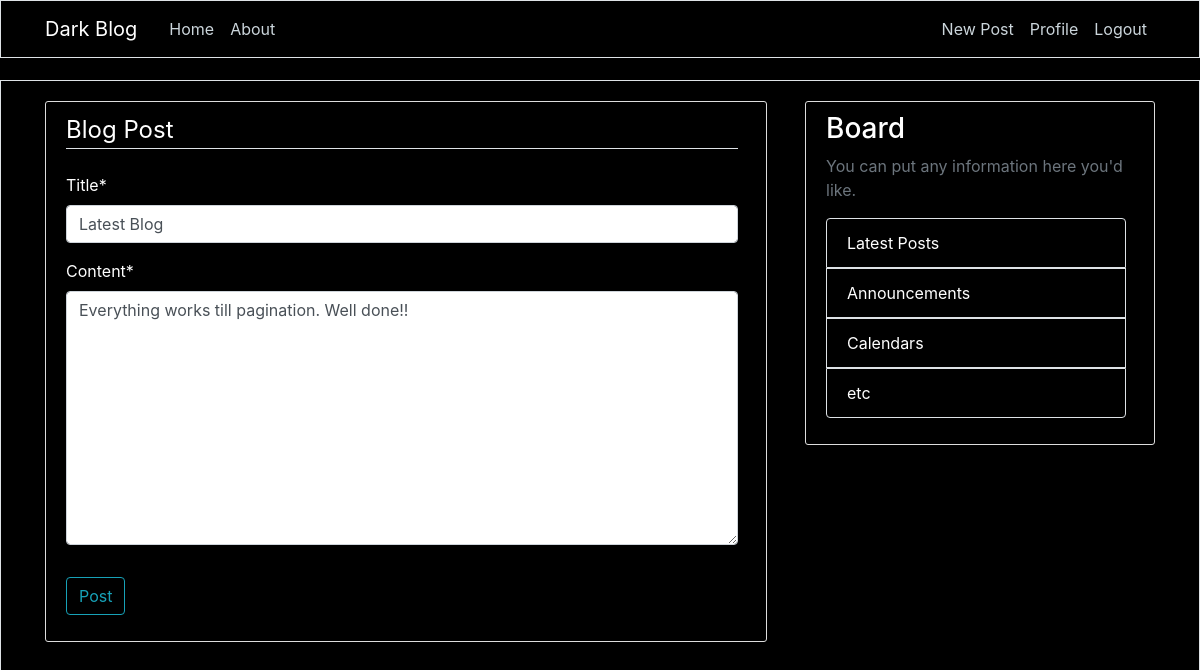
/post/29/update/ (signed in), run on the app's committed database.
### blog/models.py (models this page shows, shortened)
class Post(models.Model):
    title=models.CharField(max_length=100)
    content = models.TextField()
    date_posted = models.DateTimeField(default=timezone.now)
    author = models.ForeignKey(User, on_delete=models.CASCADE)

### blog/views.py (the view, shortened to what this page needs)
# urls.py: path('post/<int:pk>/update/', PostUpdateView.as_view(), name='post-update'),
class PostUpdateView(LoginRequiredMixin, UserPassesTestMixin, UpdateView):
    model = Post
    fields = ['title', 'content']
    def test_func(self):
        post = self.get_object()
        if self.request.user == post.author:
            return True
        return False

### blog/templates/blog/post_form.html (shortened to what this page needs)
{% extends "blog/base.html"%}
{% load crispy_forms_tags %}
{% block content %}
    <div class = "content-section mr-2">
        <form method = "POST">
            <fieldset class = "form-group mr-2">
                <legend class = "border-bottom mb-4">Blog Post</legend>
                {{ form|crispy }}
            </fieldset>
            <div class="form-group  text-muted-black">
                <button class="btn btn-outline-info" type="submit">Post</button>
            </div>
        </form>
    </div>
{% endblock content %}

### blog/static/blog/main.css (style rules this page uses)
body { background: black; color: #333333; margin-top: 5rem; }
.content-section { background: black; padding: 10px 20px; border: 1px solid #dddddd; border-radius: 3px; margin-bottom: 20px; }
.mr-2 { color:white; }
.abc { padding: 20px; }

### data on the page
Post: title "Latest Blog", content "Everything works till pagination. Well done!!"
